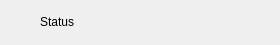
<?xml version="1.0" encoding="UTF-8"?>
<ui version="4.0">
 <class>StanCzujnika</class>
 <widget class="QWidget" name="StanCzujnika">
  <property name="geometry">
   <rect>
    <x>0</x>
    <y>0</y>
    <width>280</width>
    <height>45</height>
   </rect>
  </property>
  <property name="sizePolicy">
   <sizepolicy hsizetype="Fixed" vsizetype="MinimumExpanding">
    <horstretch>0</horstretch>
    <verstretch>0</verstretch>
   </sizepolicy>
  </property>
  <property name="windowTitle">
   <string notr="true">Form</string>
  </property>
  <widget class="QLabel" name="green">
   <property name="geometry">
    <rect>
     <x>10</x>
     <y>10</y>
     <width>25</width>
     <height>25</height>
    </rect>
   </property>
   <property name="sizePolicy">
    <sizepolicy hsizetype="Fixed" vsizetype="Fixed">
     <horstretch>0</horstretch>
     <verstretch>0</verstretch>
    </sizepolicy>
   </property>
   <property name="text">
    <string/>
   </property>
   <property name="pixmap">
    <pixmap resource="ikony.qrc">:/status/green.png</pixmap>
   </property>
  </widget>
  <widget class="QLabel" name="red">
   <property name="geometry">
    <rect>
     <x>10</x>
     <y>10</y>
     <width>25</width>
     <height>25</height>
    </rect>
   </property>
   <property name="sizePolicy">
    <sizepolicy hsizetype="Fixed" vsizetype="Fixed">
     <horstretch>0</horstretch>
     <verstretch>0</verstretch>
    </sizepolicy>
   </property>
   <property name="text">
    <string/>
   </property>
   <property name="pixmap">
    <pixmap resource="ikony.qrc">:/status/red.png</pixmap>
   </property>
   <property name="margin">
    <number>-25</number>
   </property>
   <property name="indent">
    <number>0</number>
   </property>
  </widget>
  <widget class="QLabel" name="status">
   <property name="geometry">
    <rect>
     <x>40</x>
     <y>12</y>
     <width>231</width>
     <height>20</height>
    </rect>
   </property>
   <property name="sizePolicy">
    <sizepolicy hsizetype="Fixed" vsizetype="Expanding">
     <horstretch>0</horstretch>
     <verstretch>0</verstretch>
    </sizepolicy>
   </property>
   <property name="text">
    <string>Status</string>
   </property>
  </widget>
 </widget>
 <resources>
  <include location="ikony.qrc"/>
 </resources>
 <connections/>
</ui>
